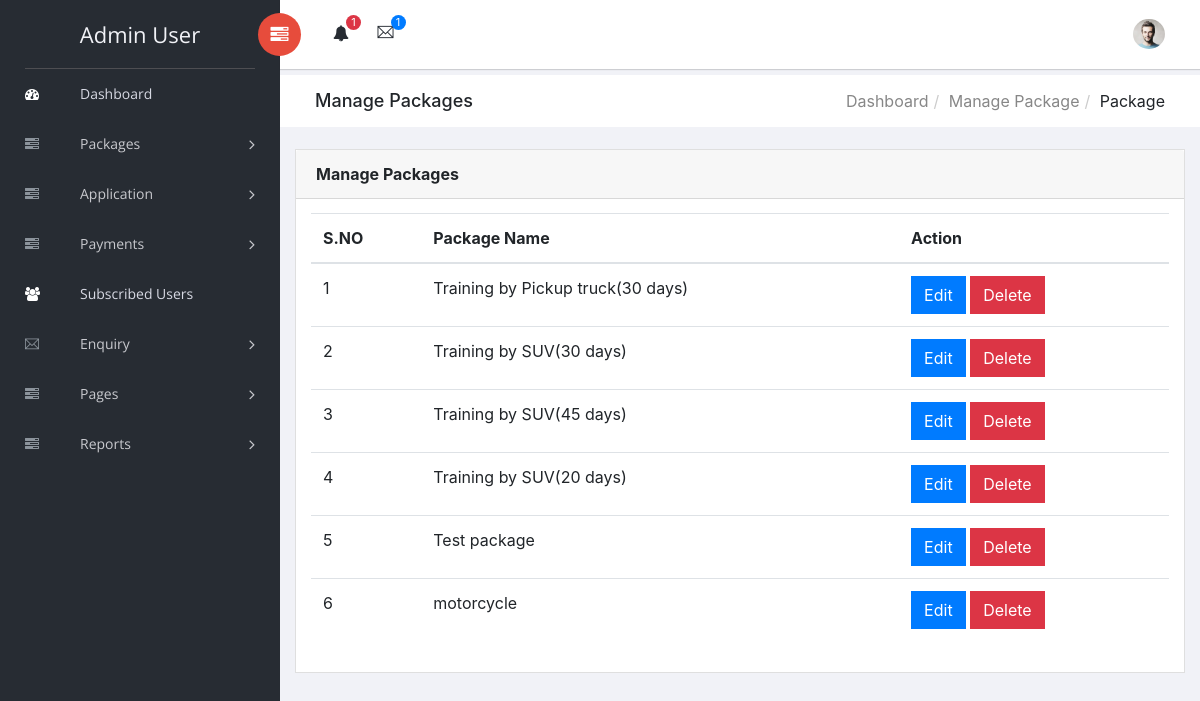
Screenshot of /admin/manage-package.php (signed in) with the database file from the repository.
### tables this page shows
CREATE TABLE `tblpackages` (
  `ID` int(5) NOT NULL,
  `PackageName` varchar(120) DEFAULT NULL,
  `PackageDec` varchar(250) DEFAULT NULL,
  `PackageDuration` varchar(120) DEFAULT NULL,
  `PackagePrice` varchar(120) DEFAULT NULL,
  `PackageDate` timestamp NULL DEFAULT current_timestamp()
);

### admin/manage-package.php (the view, shortened to what this page needs)
<?php
include('includes/dbconnection.php');
if (strlen($_SESSION['cdsmsaid']==0)) {
  header('location:logout.php');
  } else{
  ?>
<!doctype html>
<html class="no-js" lang="en">
<head>
    <link rel="stylesheet" href="vendors/bootstrap/dist/css/bootstrap.min.css">
    <link rel="stylesheet" href="vendors/font-awesome/css/font-awesome.min.css">
    <link rel="stylesheet" href="vendors/themify-icons/css/themify-icons.css">
    <link rel="stylesheet" href="vendors/flag-icon-css/css/flag-icon.min.css">
    <link rel="stylesheet" href="vendors/selectFX/css/cs-skin-elastic.css">
    <link rel="stylesheet" href="assets/css/style.css">
</head>
<body>
    <?php include_once('includes/sidebar.php');?>
    <div id="right-panel" class="right-panel">
        <?php include_once('includes/header.php');?>
        <div class="breadcrumbs">
            <div class="col-sm-4">
                <div class="page-header float-left">
                    <div class="page-title">
                        <h1>Manage Packages</h1>
                    </div>
                </div>
            </div>
            <div class="col-sm-8">
                <div class="page-header float-right">
                    <div class="page-title">
                        <ol class="breadcrumb text-right">
                            <li><a href="dashboard.php">Dashboard</a></li>
                            <li><a href="manage-package.php">Manage Package</a></li>
                            <li class="active">Package</li>
                        </ol>
                    </div>
                </div>
            </div>
        </div>
        <div class="content mt-3">
            <div class="animated fadeIn">
                <div class="row">
                    <div class="col-lg-12">
                        <div class="card">
                            <div class="card-header">
                                <strong class="card-title">Manage Packages</strong>
                            </div>
                            <div class="card-body">
                                <table class="table">
                                    <thead>
                                        <tr>
                                            <tr>
                  <th>S.NO</th>
                  <th>Package Name</th>
                   <th>Action</th>
                </tr>
                                        </tr>
                                        </thead>
                                    <?php
$ret=mysqli_query($con,"select *from tblpackages");
$cnt=1;
while ($row=mysqli_fetch_array($ret)) {
?>
                <tr>
                  <td><?php echo $cnt;?></td>
                  <td><?php  echo $row['PackageName'];?></td>
                  <td><a href="edit-package-detail.php?editid=<?php echo $row['ID'];?>" class="btn btn-primary">Edit</a>
      <a href="manage-package.php?pid=<?php echo $row['ID'];?>&&action=delete" onclick="return confirm('Do you really want to delete this record?');" class="btn btn-danger">Delete </a>
                  </td>
                </tr>
                <?php
$cnt=$cnt+1;
}?>
                                </table>
                            </div>
                        </div>
                    </div>
                </div>
            </div>
        </div>
    </div>
</body>
</html>
<?php }  ?>

### admin/includes/sidebar.php (shortened to what this page needs)
<aside id="left-panel" class="left-panel">
        <nav class="navbar navbar-expand-sm navbar-default">
<?php
$adminid=$_SESSION['cdsmsaid'];
$ret=mysqli_query($con,"select AdminName from tbladmin where ID='$adminid'");
$row=mysqli_fetch_array($ret);
$name=$row['AdminName'];
?>
            <div class="navbar-header">
                <a class="navbar-brand" href="dashboard.php"><?php echo $name; ?></a>
            </div>
            <div id="main-menu" class="main-menu collapse navbar-collapse">
                <ul class="nav navbar-nav">
                    <li class="active">
                        <a href="dashboard.php"> <i class="menu-icon fa fa-dashboard"></i>Dashboard </a>
                    </li>
<li class="menu-item-has-children dropdown">
                        <a href="#" class="dropdown-toggle" data-toggle="dropdown" aria-haspopup="true" aria-expanded="false"> <i class="menu-icon fa fa-tasks"></i>Packages</a>
                    </li>
<li class="menu-item-has-children dropdown">
                        <a href="#" class="dropdown-toggle" data-toggle="dropdown" aria-haspopup="true" aria-expanded="false"> <i class="menu-icon fa fa-tasks"></i>Application</a>
                    </li>
<li class="menu-item-has-children dropdown">
                        <a href="#" class="dropdown-toggle" data-toggle="dropdown" aria-haspopup="true" aria-expanded="false"> <i class="menu-icon fa fa-tasks"></i>Payments</a>
                    </li>
                     <li class="active">
                        <a href="subscribed-users.php"> <i class="menu-icon fa fa-users"></i>Subscribed Users</a>
                    </li>
               <li class="menu-item-has-children dropdown">
                        <a href="registered-users.php" class="dropdown-toggle" data-toggle="dropdown" aria-haspopup="true" aria-expanded="false"> <i class="menu-icon ti-email"></i>Enquiry</a>
                    </li>
   <li class="menu-item-has-children dropdown">
                        <a href="#" class="dropdown-toggle" data-toggle="dropdown" aria-haspopup="true" aria-expanded="false"> <i class="menu-icon fa fa-tasks"></i>Pages</a>
                    </li>
                    <li class="menu-item-has-children dropdown">
                        <a href="#" class="dropdown-toggle" data-toggle="dropdown" aria-haspopup="true" aria-expanded="false"> <i class="menu-icon fa fa-tasks"></i>Reports</a>
                    </li>
                </ul>
            </div>
        </nav>
    </aside>

### rows the page displays
tblpackages: PackageName "Training by Pickup truck(30 days)"
tblpackages: PackageName "Training by SUV(30 days)"
tblpackages: PackageName "Training by SUV(45 days)"
tblpackages: PackageName "Training by SUV(20 days)"
tblpackages: PackageName "Test package"
tblpackages: PackageName "motorcycle"

### other values shown
$name "Admin User"
$num "1"
$num1 "1"
